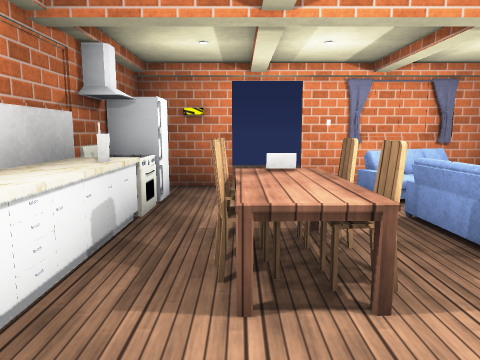
view 1 (above)

12 first-person views from a walk through a 3-D level made in the Unity game engine. The camera is 1.3 m above the floor, tilts 8° down and sees 70° across. Doors are open. The floor is counted in squares, 1 m on a side. Each view is taken from the middle of a square. On the plan, view 1 faces up. The plan holds only what a view shows up to about 15 squares ahead; the rest is blank. The player is left out. Some surface patterns are stand-ins.

view 2
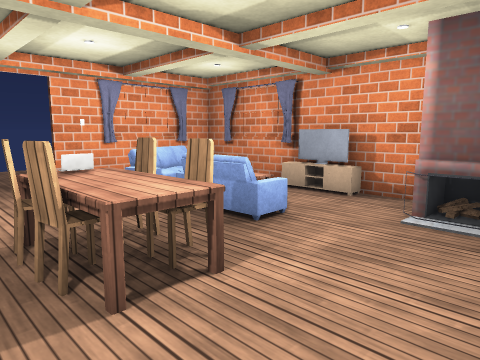

view 3
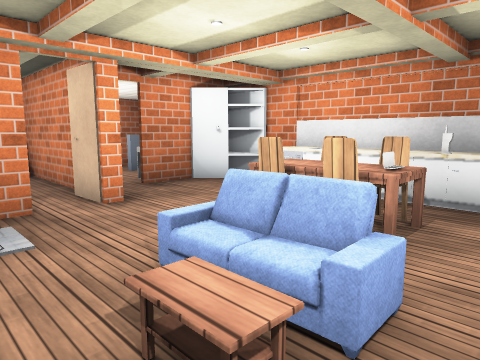

view 4
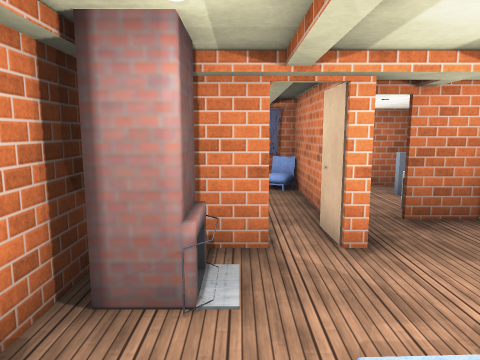

view 5
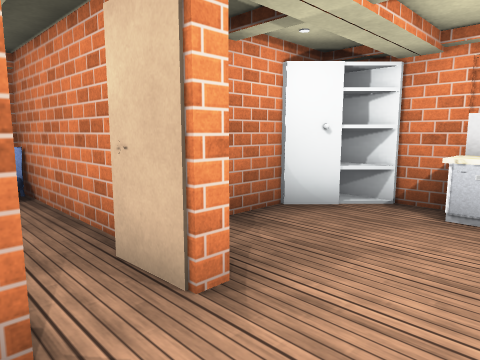

view 6
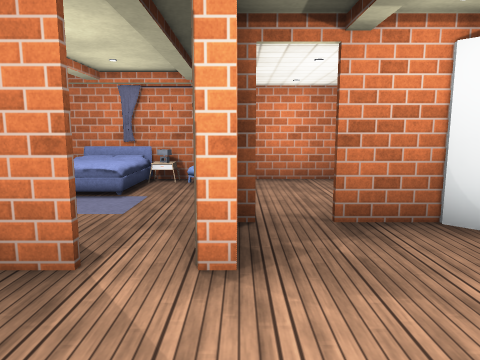

view 7
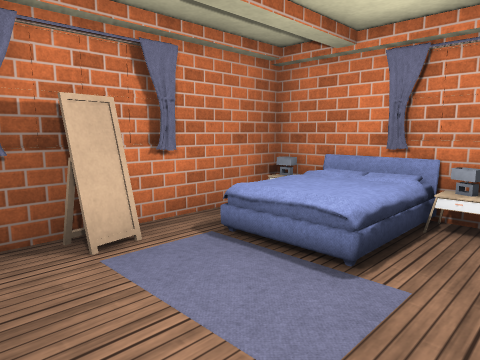

view 8
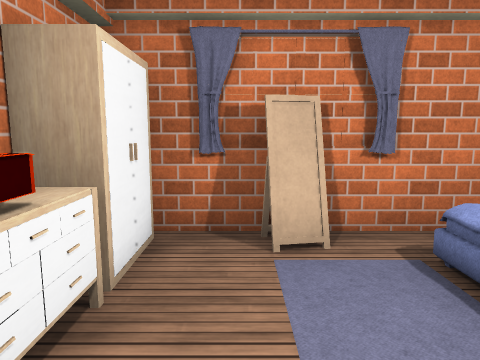

view 9
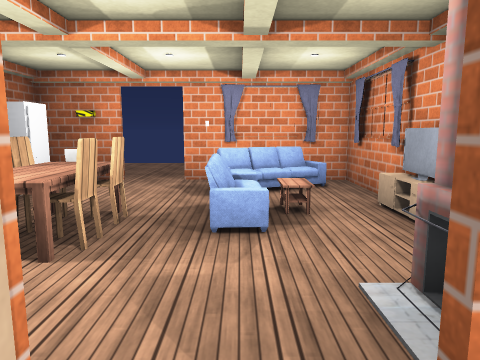

view 10
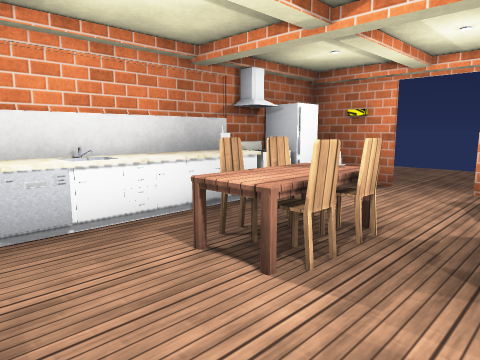

view 11
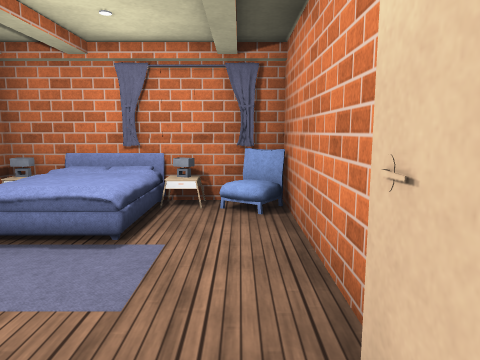

view 12
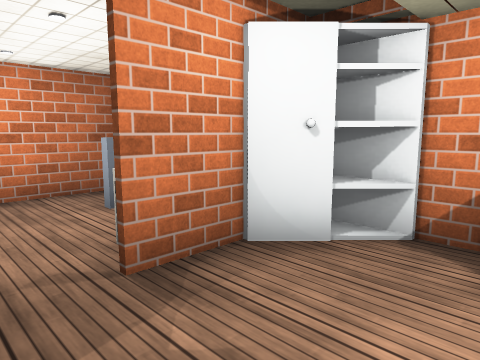

### Floor plan
Points are (right, up) in squares from view 1. A wall is a line through its corners. A room is listed if a view was taken in it or the views show most of it. See-through windows are left out.
Room 1 (views 1, 2, 3, 4, 5, 6, 7, 9, 10, 11, 12)
walls: (2, -0.1) (2.4, -0.1) (2.5, -1.4); (3.5, -0.1) (4.8, -0.1); (-2.4, 1.6) (-2.4, -1.8); (-2.3, -0.3) (-1.1, -1.5); (5.9, 0.7) (5.9, 3.6); (5.9, 5.3) (5.9, 8.3) (1.4, 8.3); (-0.1, 8.3) (-2.4, 8.3); (-1.9, -6.5) (1.5, -6.5)
ways out: opening at (3, -1) to room 2; open door at (-2, -0.5); open door at (0.5, 8); open door at (1, -2.5)
objects: other object (-2, -5) to (-1, -5); other object (-2, 1) to (-2, 3); other object (-2, 4); other object (-2, 5) to (-2, 6); other object (-2, 7); other object (-1, -3) to (0, -2); other object (0, 2) to (1, 2); other object (0, 3); other object (0, 4); other object (1, 3); other object (1, 4); other object (3, 3) to (3, 5); other object (3, 6) to (4, 7); other object (4, 1) to (5, 2)
Room 2 (view 8)
walls: (6.7, -3) (6.9, -2.9); (7, -2.9) (6.9, -2.3); (2.2, -2) (2.2, -5.5); (2.3, -6.5) (7.4, -6.5) (7.4, -1.5)
low walls: (6.9, -2.9) (6.8, -2.3)
ways out: opening at (3, -1) to room 1
objects: other object (4, -1) to (5, -1); other object (5, -6); other object (5, -4) to (6, -4); other object (6, -6); other object (6, -1) to (7, 0)

Where each view was taken, in squares from view 1:
view 1: 0 up, 0 right, facing up
view 2: 0 up, 1 left, facing up-right
view 3: 6 up, 5 right, facing down-left
view 4: 5 up, 4 right, facing down
view 5: 2 up, 4 right, facing down-left
view 6: 3 up, 2 right, facing down
view 7: 1 down, 3 right, facing down-right
view 8: 2 down, 3 right, facing right
view 9: 1 down, 3 right, facing up
view 10: 0 up, 3 right, facing up-left
view 11: 0 up, 3 right, facing down
view 12: 1 up, 2 right, facing down-left
